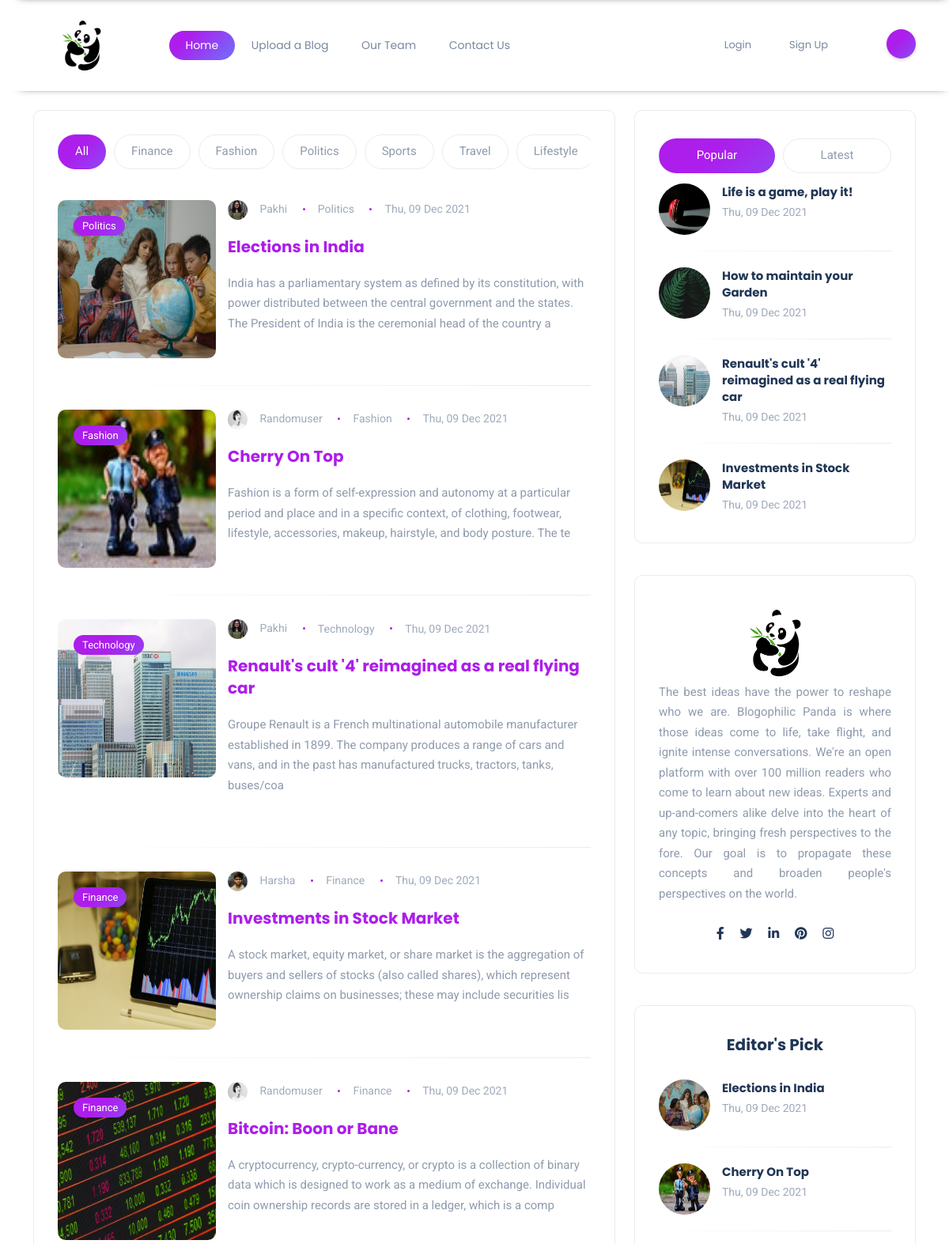
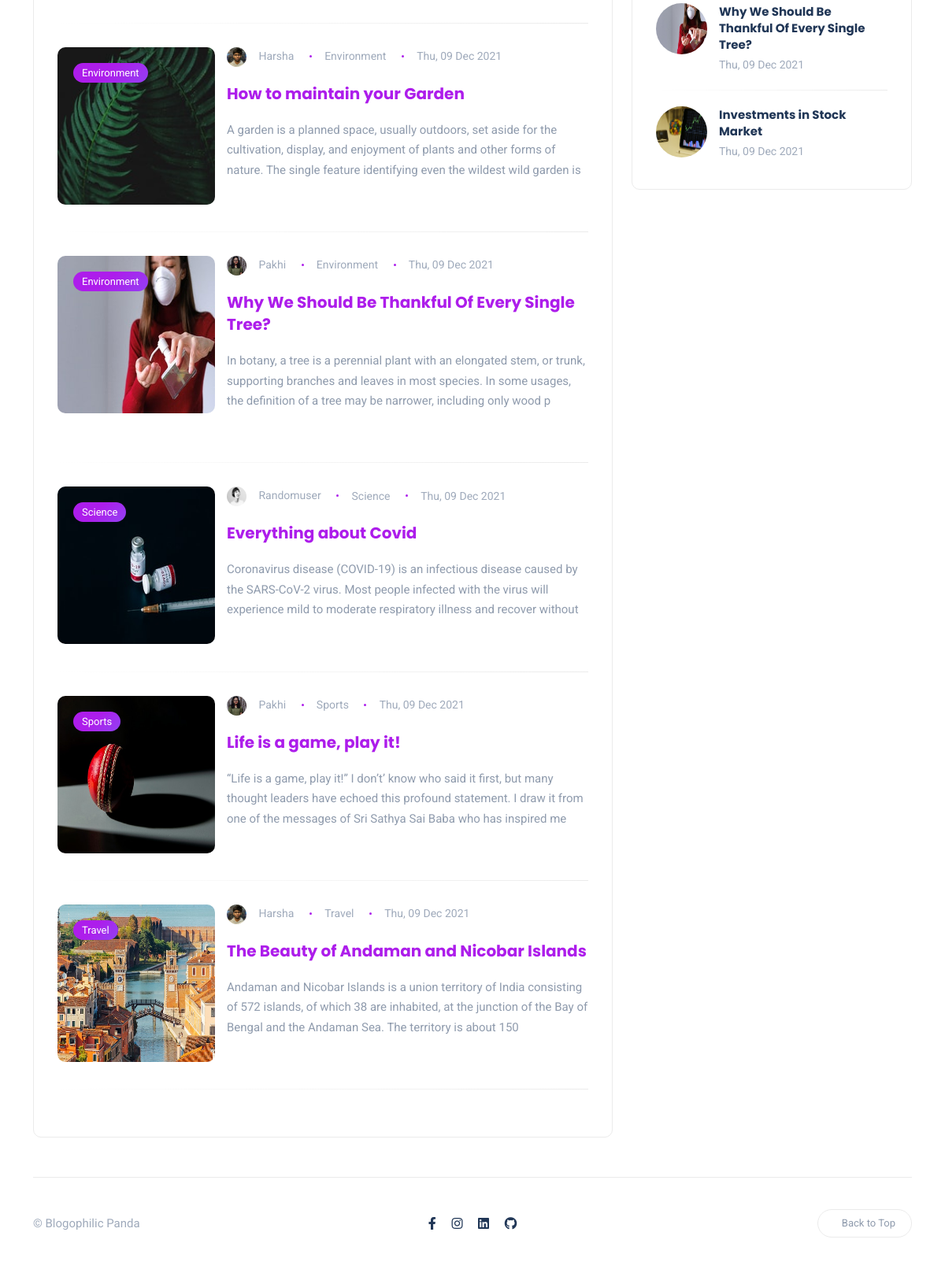
The page / on the database its author committed (2 pictures, top to bottom).
### content/models.py (models this page shows, shortened)
class Category(models.Model):
    category = models.CharField(max_length = 50, unique = True)
    def __str__(self):
        return self.category

class BlogPost(models.Model):
    author = models.ForeignKey(User, on_delete=models.CASCADE, related_name= 'post_author')
    blog_title = models.CharField(max_length= 264)
    slug = models.SlugField(max_length=264, unique=True, default='',editable=False)
    blog_content = models.TextField()
    blog_image = models.ImageField(upload_to= 'blog_image')
    publish_date = models.DateTimeField(auto_now_add=True)
    category = models.ForeignKey(Category, on_delete = models.CASCADE, related_name ='blog_cat')
    likes = models.ManyToManyField(User, related_name='blog_posts')
    class Meta:
        ordering = ['-publish_date']
    def total_likes(self):
        return self.likes.count()

### accounts/models.py (models this page shows, shortened)
class Profile(models.Model):
    user = models.OneToOneField(User, on_delete=models.CASCADE)
    image = models.ImageField(upload_to = 'profile_pics', null=True)
    slug = models.SlugField(max_length=264, unique=True, editable=False, default='')

### content/views.py (the view, shortened to what this page needs)
# urls.py: 2. Add a URL to urlpatterns:  path('', views.home, name='home')
def home(request):
    blogs_search = []
    blogs = list(BlogPost.objects.all())
    blogs_main = random.sample(blogs, len(blogs))
    blogs_latest = BlogPost.objects.all().order_by('-publish_date')[:4]
    blogs_popular = (sorted(blogs, key = lambda x: x.total_likes())[::-1])[:4]
    blogs_editor = random.sample(blogs_main, len(blogs_main))[:4]
    if blogs_search != []:
        blogs_main = blogs_search
    context = {
        "blogs": blogs_main,
        "tags": {
        'Finance': 'Finance',
        'Fashion': 'Fashion',
        'Politics' : 'Politics',
        'Sports' : 'Sports',
        'Travel' : 'Travel',
        'Lifestyle' : 'Lifestyle',
        'Science' : 'Science',
        'Environment' : 'Environment',
        'Technology' : 'Technology',
        },
        "blogs_popular": blogs_popular,
        "blogs_latest": blogs_latest,
        "blogs_editor": blogs_editor,
    }
    return render(request, "blogs/home.html", context)

### templates/blogs/home.html (shortened to what this page needs)
{% extends "base.html" %}
{% load get_post_Cat %}
{% load static %}
{% block content %}
<link rel="stylesheet" href="{% static 'css/blogs/home.css' %}">
<section id="hero">
    <div class="container-xl">
        <div class="row gy-4">
            <div class="col-lg-8">
                <div class="post-tabs rounded bordered">
                    <ul class="nav nav-tabs nav-pills nav-fill nav-category" id="postTab" role="tablist">
                        <li class="nav-item" role="presentation">
                            <button aria-controls="all" aria-selected="true" class="nav-link active"
                                data-bs-target="#all" data-bs-toggle="tab" id="all-tab" role="tab"
                                type="submit">
                                All
                            </button>
                        </li>
                        {% for tag in tags %}
                        <li class="nav-item" role="presentation">
                            <button aria-controls="{{ tag }}" aria-selected="false" class="nav-link"
                                data-bs-target="#{{ tag }}" data-bs-toggle="tab" id="{{ tag }}-tab" role="tab"
                                type="submit">
                                {{ tag }}
                            </button>
                        </li>
                        {% endfor %}
                    </ul>
                    <div class="tab-content" id="postsTabContent">
                    <div class="row tab-pane fade show active" id="all" aria-labelledby="all-tab" role="tabpanel">
                        {% for blog in blogs %}
                        <div class="col-md-12 col-sm-6">
                            <div class="post post-list clearfix">
                                <div class="thumb rounded">
                                    <a href="" class="category-badge position-absolute">{{ tags|get_post_Cat:blog.category }}</a>
                                    <a href="{% url 'blog_details' the_slug=blog.slug %}">
                                        <div class="inner">
                                            <img src="/media/{{ blog.blog_image }}" alt="" style="height: 200px; width: 200px;">
                                        </div>
                                    </a>
                                </div>
                                <div class="details">
                                    <ul class="meta list-inline mb-3">
                                        <li class="list-inline-item">
                                            <img src="{{ blog.author.profile.image.url }}" class="author" alt="" style="height: 25px; width: 25px;">
                                            <a href="{% url 'profile' profile_slug=blog.author.profile.slug %}">{{ blog.author|capfirst }}</a>
                                        </li>
                                        <li class="list-inline-item">
                                            {{ tags|get_post_Cat:blog.category}}</a>
                                        </li>
                                        <li class="list-inline-item">{{ blog.publish_date|date:"D, d M Y" }}</li>
                                    </ul>
                                    <h5 class="post-tile">
                                        <a href="{% url 'blog_details' the_slug=blog.slug %}">
                                            {{ blog.blog_title }}
                                        </a>
                                    </h5>
                                    <p class="excerpt mb-0">
                                        {{ blog.blog_content|slice:":200" }}
                                    </p>
                                    <div class="post-bottom clearfix d-flex align-items-center">
                                        <div class="social-share me-auto">
                                        </div>
                                    </div>
                                </div>
                            </div>
                        </div>
                        {% endfor %}
                    </div>
                    </div>
                </div>
            </div>
            <div class="col-lg-4">
                <div class="sidebar">
                    <div class="widget rounded">
                        <ul class="nav nav-tabs nav-pills nav-fill" id="postTab" role="tablist">
                            <li class="nav-item" role="presentation">
                                <button aria-controls="popular" aria-selected="true" class="nav-link active"
                                    data-bs-target="#popular" data-bs-toggle="tab" id="popular-tab" role="tab"
                                    type="button">
                                    Popular
                                </button>
                            </li>
                            <li class="nav-item" role="presentation">
                                <button aria-controls="latest" aria-selected="false" class="nav-link"
                                    data-bs-target="#latest" data-bs-toggle="tab" id="latest-tab" role="tab"
                                    type="button">
                                    Latest
                                </button>
                            </li>
                        </ul>
                        <div class="tab-content" id="postsTabContent">
                            <div class="tab-pane fade show active" id="popular" aria-labelledby="popular-tab"
                                role="tabpanel">
                                {% for blog in blogs_popular %}
                                <div class="post post-list-sm circle">
                                    <div class="thumb circle">
                                        <a href="{% url 'blog_details' the_slug=blog.slug %}">
                                            <div class="inner">
                                                <img src="/media/{{ blog.blog_image }}" alt="" style="height: 100%; width: 100%;">
                                            </div>
                                        </a>
                                    </div>
                                    <div class="details clearfix">
                                        <h6 class="post-title my-0">
                                            <a href="{% url 'blog_details' the_slug=blog.slug %}">{{ blog.blog_title }}</a>
                                        </h6>
                                        <ul class="meta list-inline mt-1 mb-0">
                                            <li class="list-inline-item">{{ blog.publish_date|date:"D, d M Y" }}</li>
                                        </ul>
                                    </div>
                                </div>
                                {% endfor %}
                            </div>
                        </div>
                    </div>
                    <div class="widget rounded">
                        <div class="widget-about text-center">
                            <img src="{% static 'images/logo.png' %}" alt="" class="logo" style="height: 100px;">
                            <p class="mb-4" style="text-align: justify;">The best ideas have the power to reshape who we are.
                                Blogophilic Panda is where those ideas come to life, take flight, and ignite intense conversations.
                                We're an open platform with over 100 million readers who come to learn about new ideas.
                                Experts and up-and-comers alike delve into the heart of any topic, bringing fresh perspectives to the fore.
                                Our goal is to propagate these concepts and broaden people's perspectives on the world.
                            </p>
                            <ul class="social-icons list-unstyled list-inline mb-0">
                                <li class="list-inline-item">
                                    <a href="https://www.facebook.com/" target="_blank"><i class="fab fa-facebook-f"></i></a>
                                </li>
                                <li class="list-inline-item">
                                    <a href="https://www.twitter.com/" target="_blank"><i class="fab fa-twitter"></i></a>
                                </li>
                                <li class="list-inline-item">
                                    <a href="https://www.linkedin.com/" target="_blank"><i class="fab fa-linkedin-in"></i></a>
                                </li>
                                <li class="list-inline-item">
                                    <a href="https://www.pinterest.com/" target="_blank"><i class="fab fa-pinterest"></i></a>
                                </li>
                                <li class="list-inline-item">
                                    <a href="https://www.instagram.com/" target="_blank"><i class="fab fa-instagram"></i></a>
                                </li>
                            </ul>
                        </div>
                    </div>
                    <div class="widget rounded">
                        <div class="widget-header text-center">
                            <h3 class="widget-title">Editor's Pick</h3>
                        </div>
                        <div class="widget-content">
                            {% for blog in blogs_editor %}
                            <div class="post post-list-sm circle">
                                <div class="thumb circle">
                                    <a href="{% url 'blog_details' the_slug=blog.slug %}">
                                        <div class="inner">
                                            <img src="/media/{{ blog.blog_image }}" alt="" style="height: 100%; width: 100%;">
                                        </div>
                                    </a>
                                </div>
                                <div class="details clearfix">
                                    <h6 class="post-title my-0">
                                        <a href="{% url 'blog_details' the_slug=blog.slug %}">{{ blog.blog_title }}</a>
                                    </h6>
                                    <ul class="meta list-inline mt-1 mb-0">
                                        <li class="list-inline-item">{{ blog.publish_date|date:"D, d M Y" }}</li>
                                    </ul>
                                </div>
                            </div>
                            {% endfor %}
                        </div>
                    </div>
                </div>
            </div>
        </div>
    </div>
</section>
{% endblock content %}

### rows shown on the page
Category: category "Finance"
Category: category "Fashion"
Category: category "Politics"
Category: category "Sports"
Category: category "Travel"
BlogPost: category.category "Politics", blog_image (picture), author.profile.image (picture), author "Pakhi", publish_date "Thu, 09 Dec 2021", blog_title "Elections in India", blog_content "India has a parliamentary system as defined by its constitution, with power distributed between the central government and the states. The President of India is the ceremonial head of the country a"
BlogPost: category.category "Fashion", blog_image (picture), author.profile.image (picture), author "Randomuser", publish_date "Thu, 09 Dec 2021", blog_title "Cherry On Top", blog_content "Fashion is a form of self-expression and autonomy at a particular period and place and in a specific context, of clothing, footwear, lifestyle, accessories, makeup, hairstyle, and body posture. The te"
BlogPost: category.category "Technology", blog_image (picture), author.profile.image (picture), author "Pakhi", publish_date "Thu, 09 Dec 2021", blog_title "Renault's cult '4' reimagined as a real flying car", blog_content "Groupe Renault is a French multinational automobile manufacturer established in 1899. The company produces a range of cars and vans, and in the past has manufactured trucks, tractors, tanks, buses/coa"
BlogPost: category.category "Finance", blog_image (picture), author.profile.image (picture), author "Harsha", publish_date "Thu, 09 Dec 2021", blog_title "Investments in Stock Market", blog_content "A stock market, equity market, or share market is the aggregation of buyers and sellers of stocks (also called shares), which represent ownership claims on businesses; these may include securities lis"
BlogPost: category.category "Finance", blog_image (picture), author.profile.image (picture), author "Randomuser", publish_date "Thu, 09 Dec 2021", blog_title "Bitcoin: Boon or Bane", blog_content "A cryptocurrency, crypto-currency, or crypto is a collection of binary data which is designed to work as a medium of exchange. Individual coin ownership records are stored in a ledger, which is a comp"
BlogPost: category.category "Environment", blog_image (picture), author.profile.image (picture), author "Harsha", publish_date "Thu, 09 Dec 2021", blog_title "How to maintain your Garden", blog_content "A garden is a planned space, usually outdoors, set aside for the cultivation, display, and enjoyment of plants and other forms of nature. The single feature identifying even the wildest wild garden is"
BlogPost: category.category "Environment", blog_image (picture), author.profile.image (picture), author "Pakhi", publish_date "Thu, 09 Dec 2021", blog_title "Why We Should Be Thankful Of Every Single Tree?", blog_content "In botany, a tree is a perennial plant with an elongated stem, or trunk, supporting branches and leaves in most species. In some usages, the definition of a tree may be narrower, including only wood p"
BlogPost: category.category "Science", blog_image (picture), author.profile.image (picture), author "Randomuser", publish_date "Thu, 09 Dec 2021", blog_title "Everything about Covid", blog_content "Coronavirus disease (COVID-19) is an infectious disease caused by the SARS-CoV-2 virus. Most people infected with the virus will experience mild to moderate respiratory illness and recover without"
BlogPost: category.category "Sports", blog_image (picture), author.profile.image (picture), author "Pakhi", publish_date "Thu, 09 Dec 2021", blog_title "Life is a game, play it!", blog_content "“Life is a game, play it!” I don’t’ know who said it first, but many thought leaders have echoed this profound statement. I draw it from one of the messages of Sri Sathya Sai Baba who has inspired me"
BlogPost: category.category "Travel", blog_image (picture), author.profile.image (picture), author "Harsha", publish_date "Thu, 09 Dec 2021", blog_title "The Beauty of Andaman and Nicobar Islands", blog_content "Andaman and Nicobar Islands is a union territory of India consisting of 572 islands, of which 38 are inhabited, at the junction of the Bay of Bengal and the Andaman Sea. The territory is about 150"

### other values the page prints
{{ tag }} "Lifestyle"
